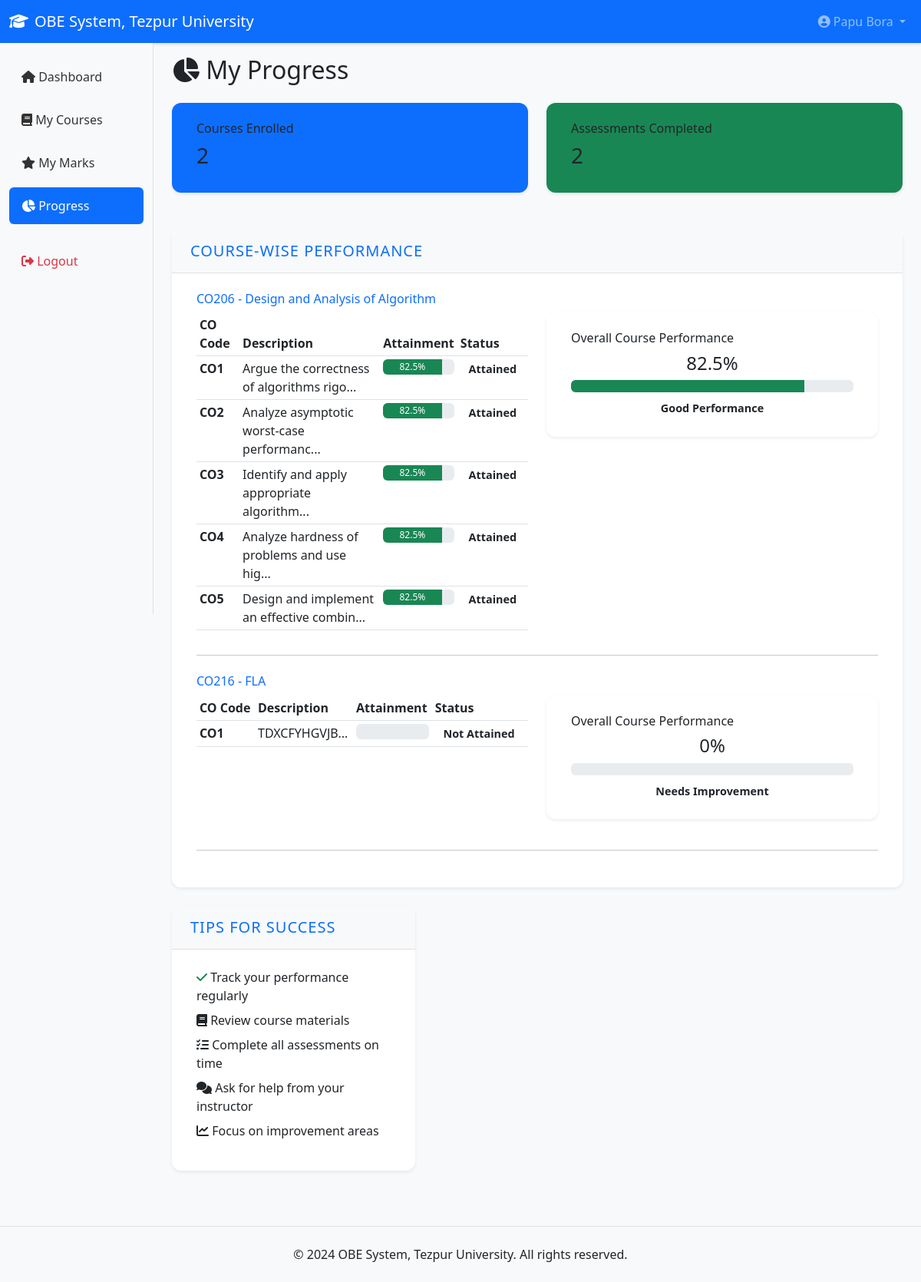
The app's page /student/progress.php (signed in) with its own data.
### tables this page shows
CREATE TABLE `courses` (
  `id` int(11) NOT NULL,
  `program_id` int(11) NOT NULL,
  `code` varchar(20) NOT NULL,
  `name` varchar(200) NOT NULL,
  `credits` int(11) DEFAULT 4,
  `semester` int(11) NOT NULL,
  `faculty_id` int(11) DEFAULT NULL,
  `academic_year` varchar(20) DEFAULT NULL,
  `created_at` timestamp NOT NULL DEFAULT current_timestamp()
);

CREATE TABLE `course_outcomes` (
  `id` int(11) NOT NULL,
  `course_id` int(11) NOT NULL,
  `code` varchar(20) NOT NULL,
  `description` text NOT NULL,
  `bloom_level` int(11) DEFAULT NULL,
  `created_at` timestamp NOT NULL DEFAULT current_timestamp()
);

### includes/db.php (called while the page is built, shortened)
<?php
class Database {
    private $conn;
    public function __construct() {
        $this->conn = new mysqli(DB_HOST, DB_USER, DB_PASS, DB_NAME);
        $this->conn->set_charset("utf8mb4");
    }
    public function prepare($sql) {
        return $this->conn->prepare($sql);
    }
}
function getDB() {
    static $db = null;
    if (!$db) {
        $db = new Database();
    }
    return $db;
}
?>

### includes/functions.php (called while the page is built, shortened)
<?php
function calculateAttainment($co_id, $course_id) {
    $db = getDB();
    $stmt = $db->prepare("SELECT ROUND(SUM(ca.attainment_percentage * a.weightage) / SUM(a.weightage), 2) as attainment
                         FROM co_attainment ca
                         JOIN assessments a ON ca.assessment_id = a.id
                         WHERE ca.co_id = ? AND a.course_id = ?");
    $stmt->bind_param("ii", $co_id, $course_id);
    $stmt->execute();
    $result = $stmt->get_result();
    $row = $result->fetch_assoc();
    $stmt = $db->prepare("SELECT SUM((sm.marks_obtained / a.max_marks) * 100 * a.weightage) / SUM(a.weightage) as attainment
                         FROM student_marks sm
                         JOIN assessments a ON sm.assessment_id = a.id
                         WHERE a.course_id = ?");
    $stmt->bind_param("i", $course_id);
    $stmt->execute();
    $result = $stmt->get_result();
    $row = $result->fetch_assoc();
    return round($row['attainment'] ?? 0, 2);
}
?>

### student/progress.php (the view, shortened to what this page needs)
<?php
require_once '../includes/db.php';
require_once '../includes/functions.php';
$db = getDB();
$user_id = $_SESSION['user_id'];
include '../includes/header.php';
?>
<h2 class="mb-4"><i class="fas fa-chart-pie"></i> My Progress</h2>
<div class="row mb-4">
    <div class="col-md-6">
        <div class="card text-white bg-primary">
            <div class="card-body">
                <h6 class="card-title">Courses Enrolled</h6>
                <?php
                $stmt = $db->prepare("SELECT COUNT(*) as cnt FROM enrollments WHERE student_id = ?");
                $stmt->bind_param("i", $user_id);
                $stmt->execute();
                $row = $stmt->get_result()->fetch_assoc();
                ?>
                <h3><?php echo $row['cnt']; ?></h3>
            </div>
        </div>
    </div>
    <div class="col-md-6">
        <div class="card text-white bg-success">
            <div class="card-body">
                <h6 class="card-title">Assessments Completed</h6>
                <?php
                $stmt = $db->prepare("SELECT COUNT(DISTINCT sm.assessment_id) as cnt
                                    FROM student_marks sm
                                    JOIN enrollments e ON sm.enrollment_id = e.id
                                    WHERE e.student_id = ?");
                $stmt->bind_param("i", $user_id);
                $stmt->execute();
                $row = $stmt->get_result()->fetch_assoc();
                ?>
                <h3><?php echo $row['cnt']; ?></h3>
            </div>
        </div>
    </div>
</div>
<div class="row">
    <div class="col-md-12">
        <div class="card">
            <div class="card-header">
                <h5 class="mb-0">Course-wise Performance</h5>
            </div>
            <div class="card-body">
                <?php
                $stmt = $db->prepare("SELECT c.id, c.code, c.name FROM enrollments e
                                   JOIN courses c ON e.course_id = c.id
                                   WHERE e.student_id = ?
                                   ORDER BY c.code");
                $stmt->bind_param("i", $user_id);
                $stmt->execute();
                $courses = $stmt->get_result();
                while ($course = $courses->fetch_assoc()):
                ?>
                <div class="mb-4">
                    <h6 class="text-primary"><?php echo $course['code'] . ' - ' . $course['name']; ?></h6>
                    <div class="row">
                        <div class="col-md-6">
                            <div class="table-responsive">
                                <table class="table table-sm">
                                    <thead>
                                        <tr>
                                            <th>CO Code</th>
                                            <th>Description</th>
                                            <th>Attainment</th>
                                            <th>Status</th>
                                        </tr>
                                    </thead>
                                    <tbody>
                                        <?php
                                        $stmt2 = $db->prepare("SELECT co.id, co.code, co.description FROM course_outcomes co WHERE co.course_id = ? ORDER BY co.code");
                                        $stmt2->bind_param("i", $course['id']);
                                        $stmt2->execute();
                                        $outcomes = $stmt2->get_result();
                                        while ($co = $outcomes->fetch_assoc()):
                                            $attainment = calculateAttainment($co['id'], $course['id']);
                                            $is_attained = $attainment >= 60;
                                        ?>
                                        <tr>
                                            <td><strong><?php echo $co['code']; ?></strong></td>
                                            <td><?php echo substr($co['description'], 0, 40); ?>...</td>
                                            <td>
                                                <div class="progress" style="height: 20px;">
                                                    <div class="progress-bar bg-<?php echo $is_attained ? 'success' : 'danger'; ?>"
                                                         style="width: <?php echo $attainment; ?>%">
                                                        <?php echo round($attainment, 2); ?>%
                                                    </div>
                                                </div>
                                            </td>
                                            <td>
                                                <span class="badge bg-<?php echo $is_attained ? 'success' : 'danger'; ?> small">
                                                    <?php echo $is_attained ? 'Attained' : 'Not Attained'; ?>
                                                </span>
                                            </td>
                                        </tr>
                                        <?php endwhile; ?>
                                    </tbody>
                                </table>
                            </div>
                        </div>
                        <div class="col-md-6">
                            <div class="card border-light">
                                <div class="card-body">
                                    <h6 class="card-title">Overall Course Performance</h6>
                                    <?php
                                    $stmt3 = $db->prepare("SELECT co.id FROM course_outcomes co WHERE co.course_id = ? ORDER BY co.code");
                                    $stmt3->bind_param("i", $course['id']);
                                    $stmt3->execute();
                                    $co_results = $stmt3->get_result();
                                    $total_attainment = 0;
                                    $co_count = 0;
                                    while ($co_row = $co_results->fetch_assoc()) {
                                        $attainment = calculateAttainment($co_row['id'], $course['id']);
                                        $total_attainment += $attainment;
                                        $co_count++;
                                    }
                                    $perf_avg = $co_count > 0 ? round($total_attainment / $co_count, 2) : 0;
                                    ?>
                                    <div class="text-center">
                                        <h4><?php echo round($perf_avg, 2); ?>%</h4>
                                        <div class="progress mb-2">
                                            <div class="progress-bar bg-<?php echo $perf_avg >= 60 ? 'success' : 'warning'; ?>"
                                                 style="width: <?php echo $perf_avg; ?>%"></div>
                                        </div>
                                        <span class="badge bg-<?php echo $perf_avg >= 60 ? 'success' : 'warning'; ?>">
                                            <?php echo $perf_avg >= 60 ? 'Good Performance' : 'Needs Improvement'; ?>
                                        </span>
                                    </div>
                                </div>
                            </div>
                        </div>
                    </div>
                    <hr>
                </div>
                <?php endwhile; ?>
            </div>
        </div>
    </div>
</div>
    <div class="col-md-4">
        <div class="card">
            <div class="card-header">
                <h5 class="mb-0">Tips for Success</h5>
            </div>
            <div class="card-body small">
                <ul class="list-unstyled">
                    <li class="mb-2"><i class="fas fa-check text-success"></i> Track your performance regularly</li>
                    <li class="mb-2"><i class="fas fa-book"></i> Review course materials</li>
                    <li class="mb-2"><i class="fas fa-tasks"></i> Complete all assessments on time</li>
                    <li class="mb-2"><i class="fas fa-comments"></i> Ask for help from your instructor</li>
                    <li><i class="fas fa-chart-line"></i> Focus on improvement areas</li>
                </ul>
            </div>
        </div>
    </div>
</div>
<?php include '../includes/footer.php'; ?>

### assets/css/style.css (style rules this page uses)
* { margin: 0; padding: 0; box-sizing: border-box; }
body { font-family: 'Segoe UI', Tahoma, Geneva, Verdana, sans-serif; background-color: #f8f9fa; color: #212529; }
.card { border: none; box-shadow: 0 0.125rem 0.25rem rgba(0,0,0,0.075); margin-bottom: 1.5rem; border-radius: 0.75rem; background: #ffffff; transition: box-shadow 0.3s ease; }
.card-header { background-color: #f8f9fa; border-bottom: 1px solid #dee2e6; font-weight: 600; font-size: 1.25rem; padding: 1rem 1.5rem; border-top-left-radius: 0.75rem; border-top-right-radius: 0.75rem; color: #0d6efd; letter-spacing: 0.05em; text-transform: uppercase; }
.card-body { padding: 1.5rem 2rem; color: #212529; font-size: 1rem; }
.badge, .badge.bg-success, .badge.bg-warning, .badge.bg-info, .badge.bg-primary, .badge.bg-danger, .badge.bg-secondary { font-size: 0.9rem; padding: 0.35em 0.75em; border-radius: 1rem; font-weight: 600; background-color: transparent !important; background: none !important; color: inherit !important; border: none !important; box-shadow: none !important; }

### records on screen
courses: code "CO206", name "Design and Analysis of Algorithm", perf_avg "82.5", shows "Good Performance"
course_outcomes: code "CO1", description "Argue the correctness of algorithms rigo", attainment "82.5", shows "Attained"
course_outcomes: code "CO2", description "Analyze asymptotic worst-case performanc", attainment "82.5", shows "Attained"
course_outcomes: code "CO3", description "Identify and apply appropriate algorithm", attainment "82.5", shows "Attained"
course_outcomes: code "CO4", description "Analyze hardness of problems and use hig", attainment "82.5", shows "Attained"
course_outcomes: code "CO5", description "Design and implement an effective combin", attainment "82.5", shows "Attained"
courses: code "CO216", name "FLA", perf_avg "0", shows "Needs Improvement"
course_outcomes: code "CO1", description "TDXCFYHGVJB", shows "Not Attained"

### other values on screen
SITE_NAME "OBE System, Tezpur University"
$user['full_name'] "Papu Bora"
$row['cnt'] "2"
